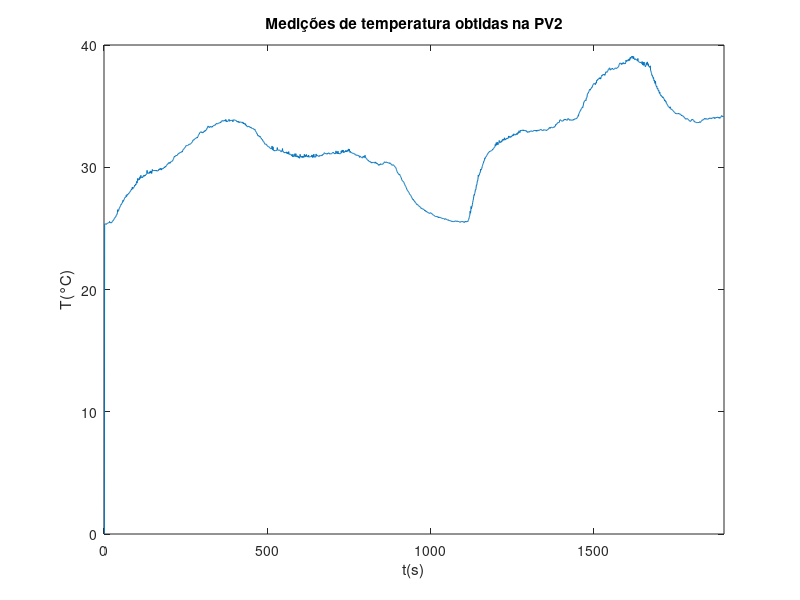

Write MATLAB code to recreate this figure. (Note: this script raises an error after producing the figure.)
%% Dados obtidos
dobtidos = load('exp18092023174722.mat');
plot(dobtidos.pv2(1:end-1));
title('Medições de temperatura obtidas na PV2');
xlim([0, 1900]);
xlabel('t(s)');
ylabel('T(°C)');

%% Aquecimento da Malha 1
pv1_aq = dobtidos.pv1(173:434);
mv1_aq = dobtidos.mv1(173:434);
t = 0:1:length(mv1_aq)-1;

% Função de transferência entre a MV1 e PV1 no aquecimento
[K11_aq, T11_aq, L11_aq] = parametrosFOPTD(pv1_aq - pv1_aq(1), mv1_aq(1) - 20, t(end) - t(end-1));
G11_aq = tf(K11_aq, [T11_aq 1], 'iodelay', L11_aq);
t = 0:1:length(pv1_aq)-1;
Sis_id = lsim(G11_aq, mv1_aq - 20, t);

figure(1);
plot(t,pv1_aq-pv1_aq(1), t, Sis_id);
title('MV1 e PV1 no aquecimento');

% Função de transferência entre a MV1 e PV2 no aquecimento
pv2_aq = dobtidos.pv2(173:434);

[K21_aq, T21_aq, L21_aq] = parametrosFOPTD(pv2_aq - pv2_aq(1), mv1_aq(1) - 20, t(end) - t(end-1));
G21_aq = tf(K21_aq, [T21_aq 1], 'iodelay', L21_aq);
t = 0:1:length(pv2_aq)-1;
Sis_id = lsim(G21_aq, mv1_aq - 20, t);

figure(2);
plot(t,pv2_aq-pv2_aq(1), t, Sis_id);
title('MV1 e PV2 no aquecimento');

%% Resfriamento da Malha 1

pv1_resf = dobtidos.pv1(434:875);
mv1_resf = dobtidos.mv1(434:875);

% Função de transferência entre a MV1 e PV1 no resfriamento
[K11_resf, T11_resf, L11_resf] = parametrosFOPTD(pv1_resf - pv1_resf(1),-10, t(end) - t(end-1));
G11_resf = tf(K11_resf, [T11_resf 1], 'iodelay', L11_resf);
t = 0:1:length(pv1_resf)-1;
Sis_id = lsim(G11_resf, -10*ones(size(t)), t);

figure(3);
plot(t,pv1_resf - pv1_resf(1), t, Sis_id);
title('MV1 e PV1 no resfriamento');

% Função de transferência entre a MV1 e PV2 no resfriamento
pv2_resf = dobtidos.pv2(434:875);

[K21_resf, T21_resf, L21_resf] = parametrosFOPTD(pv2_resf - pv2_resf(1), -10, t(end) - t(end-1));
G21_resf = tf(K21_resf, [T21_resf 1], 'iodelay', L21_resf);
t = 0:1:length(pv2_resf)-1;
Sis_id = lsim(G21_resf, -10*ones(size(t)), t);

figure(4);
plot(t,pv2_resf - pv2_resf(1), t, Sis_id);
title('MV1 e PV2 no resfriamento');

%% Aquecimento da Malha 2

pv1_aq = dobtidos.pv1(1445:1658);
mv2_aq = dobtidos.mv2(1445:1658);
t = 1:1:length(dobtidos.pv1(1:end-1));

% Função de transferência entre a MV2 e PV1 no aquecimento
[K12_aq, T12_aq, L12_aq] = parametrosFOPTD(pv1_aq - pv1_aq(1), mv2_aq(1), t(end) - t(end-1));
G12_aq = tf(K12_aq, [T12_aq 1], 'iodelay', L12_aq);
t = 0:1:length(pv1_aq)-1;
Sis_id = lsim(G12_aq, mv2_aq, t);

figure(5);
plot(t,pv1_aq-pv1_aq(1), t, Sis_id);
title('MV2 e PV1 no aquecimento');

% Função de transferência entre a MV2 e PV2 no aquecimento
pv2_aq = dobtidos.pv2(1445:1658);

[K22_aq, T22_aq, L22_aq] = parametrosFOPTD(pv2_aq - pv2_aq(1), mv2_aq(1), t(end) - t(end-1));
G22_aq = tf(K22_aq, [T22_aq 1], 'iodelay', L22_aq);
t = 0:1:length(pv2_aq)-1;
Sis_id = lsim(G22_aq, mv2_aq, t);

figure(6);
plot(t,pv2_aq-pv2_aq(1), t, Sis_id);
title('MV2 e PV2 no aquecimento');

%% Resfriamento da Malha 2

pv1_resf = dobtidos.pv1(1659:end);
mv2_resf = dobtidos.mv2(1659:end);

% Função de transferência entre a MV2 e PV1 no resfriamento
[K12_resf, T12_resf, L12_resf] = parametrosFOPTD(pv1_resf - pv1_resf(1),-10, t(end) - t(end-1));
G12_resf = tf(K12_resf, [T12_resf 1], 'iodelay', L12_resf);
t = 0:1:length(pv1_resf)-1;
Sis_id = lsim(G12_resf, -10*ones(size(t)), t);

figure(7);
plot(t,pv1_resf - pv1_resf(1), t, Sis_id);
title('MV2 e PV1 no resfriamento');

% Função de transferência entre a MV2 e PV2 no resfriamento
pv2_resf = dobtidos.pv2(1659:end);

[K22_resf, T22_resf, L22_resf] = parametrosFOPTD(pv2_resf - pv2_resf(1), -10, t(end) - t(end-1));
G22_resf = tf(K22_resf, [T22_resf 1], 'iodelay', L22_resf);
t = 0:1:length(pv2_resf)-1;
Sis_id = lsim(G22_resf, -10*ones(size(t)), t);

figure(8);
plot(t,pv2_resf - pv2_resf(1), t, Sis_id);
title('MV2 e PV2 no resfriamento');

%% Modelos médios

pv1 = [pv1_aq, pv1_resf + (pv1_aq(end)-pv1_resf(1))];

% Modelo médio entre a MV1 e PV1
K11_med = (K11_aq + K11_resf)/2;
T11_med = (T11_aq + T11_resf)/2;
L11_med = (L11_aq + L11_resf)/2;

G11_med = tf(K11_med, [T11_med 1], 'iodelay', L11_med);
t = 0:1:length(mv1_aq)-1;
Sis_id_aq = lsim(G11_med, mv1_aq - 20, t);
t = 0:1:length(pv1_resf)-1;
Sis_id_resf = lsim(G11_med, -10*ones(size(t)), t);

Sis_id = [Sis_id_aq', (Sis_id_resf-Sis_id_resf(end))'];
t = 0:1:length(pv1)-1;

figure(9);
plot(t(end-441:end),pv1(end-441:end)-pv1(1), t(end-441:end), Sis_id(end-441:end));
title('MV1 e PV1 modelo médio');

% Modelo médio entre a MV1 e PV2
K21_med = (K21_aq + K21_resf)/2;
T21_med = (T21_aq + T21_resf)/2;
L21_med = (L21_aq + L21_resf)/2;

G21_med = tf(K21_med, [T21_med 1], 'iodelay', L21_med);

% Modelo médio entre a MV2 e PV1
K12_med = (K12_aq + K12_resf)/2;
T12_med = (T12_aq + T12_resf)/2;
L12_med = (L12_aq + L12_resf)/2;

G12_med = tf(K12_med, [T12_med 1], 'iodelay', L12_med);

% Modelo médio entre a MV2 e PV2
K22_med = (K22_aq + K22_resf)/2;
T22_med = (T22_aq + T22_resf)/2;
L22_med = (L22_aq + L22_resf)/2;

G22_med = tf(K22_med, [T22_med 1], 'iodelay', L22_med);

% figure(9);
% plot(t,pv2-pv2(1), t, Sis_id);
% title('MV2 e PV2 modelo médio');

%% Projetando os controladores PI ulizando o método SIMC, com \tau_c = \theta
%% Com base nos parâmetros dos modelos médios de G11 e G22

% PI para o modelo médio de G11
Kp11_SIMC = T11_med/(2*K11_med*L11_med);
Ti11_SIMC = min(T11_med, 8*L11_med);

Cpi11 = pid(Kp11_SIMC, Kp11_SIMC/Ti11_SIMC);
H11_SIMC =feedback(Cpi11*G11_med,1);
step(H11_SIMC);
hold on;
stepinfo(H11_SIMC);
t = 0:1:250;
Sis_id_resf = lsim(H11_SIMC, -1*ones(size(t)), t);
plot(t+250, Sis_id_resf);

% PI para o modelo médio de G22
Kp22 = T22_med/(2*K22_med*L22_med);
Ti22 = min(T22_med, 8*L22_med);

Cpi22 = pid(Kp22, Kp22/Ti22);
H22 =feedback(Cpi22*G22_med,1);
step(H22);
hold on;
stepinfo(H22);

% Controle em malha fechada da PV1
load('exp18092023174722.mat')
plot(pv1(2:end)-pv1(2)); hold on; plot(sp1(2:end)-sp1(2));
xlim([0, 405]);
title('Controle em malha fechada da variável de processo 1');
legend('Temperatura de saída','Temperatura de referência', 'Location', 'best')
xlabel('t(s)');
ylabel('T(°C)');

% Controle em malha fechada da PV2
load('exp18092023174722.mat')
plot(pv2(440:end)-pv2(440)); hold on; plot(sp2(440:end)-sp2(440));
xlim([0, 518]);
title('Controle em malha fechada da variável de processo 2');
legend('Temperatura de saída','Temperatura de referência', 'Location', 'best')
xlabel('t(s)');
ylabel('T(°C)');


%% Otimização dos controlador PI da malha 1

s = tf('s');

% Criterios antes da otimização
MSb=norm(feedback(1,pade(G11_med)*Cpi11),inf)
MTb=norm(feedback(pade(G11_med)*Cpi11,1),inf)
Jvb=norm(feedback(pade(G11_med)/s,Cpi11),inf)
Jub=norm(feedback(Cpi11, pade(G11_med)),inf)

% Critérios de restrição
MS_max=1.5;
MT_max=1.1;
% Jv_max=inf;
Ju_max=100;
Ki11_SIMC = Kp11_SIMC/Ti11_SIMC;
x11_SIMC = [Kp11_SIMC, Ki11_SIMC];
% x = [5 0.1 0.2];
% x = [0,0,0];

% Otimização do controlador por meio da fmincon
lb = [0, 0.085];
ub = [30, 10];
options = optimoptions('fmincon', 'display', 'iter');
x11_SQP=fmincon(@(x) objfun(x,s,G11_med),x11_SIMC,[],[],[],[],...
lb, ub, @(x)confun(x,s,G11_med,MS_max,MT_max,Ju_max), options);

Kp11 = x11_SQP(1); Ki11 = x11_SQP(2);
Kpi11_SQP = Kp11 + Ki11/s;
H11_SQP = feedback(G11_med*Kpi11_SQP,1);

% Critérios após a otimização
Jv11_SQP=norm(feedback(pade(G11_med)/s,Kpi11_SQP),inf)
Ju11_SQP=norm(feedback(Kpi11_SQP, pade(G11_med)),inf)
MS11_SQP=norm(feedback(1,pade(G11_med)*Kpi11_SQP),inf)
MT11_SQP=norm(feedback(pade(G11_med)*Kpi11_SQP,1),inf)
[Gm11_SQP,Pm11_SQP] = margin(G11_med*Kpi11_SQP)
%%
% Otimização do controlador por meio do algoritmo genético
lb = [0, 0.085];
ub = [6, 0.1];
options = optimoptions('ga', 'display', 'iter');
x11_GA = ga(@(x) objfun(x,s,G11_med),2,[],[],[],[],...
lb,ub,@(x)confun(x,s,G11_med,MS_max,MT_max,Ju_max), options);

Kp11 = x11_GA(1); Ki11 = x11_GA(2);
Kpi11_GA = Kp11 + Ki11/s;
H11_GA = feedback(G11_med*Kpi11_GA,1);

% Critérios após a otimização
Jv11_GA=norm(feedback(pade(G11_med)/s,Kpi11_GA),inf)
Ju11_GA=norm(feedback(Kpi11_GA, pade(G11_med)),inf)
MS11_GA=norm(feedback(1,pade(G11_med)*Kpi11_GA),inf)
MT11_GA=norm(feedback(pade(G11_med)*Kpi11_GA,1),inf)

t = 0:1:100;
y11_SIMC = step(H11_SIMC, t);
IAE11_SIMC = sum(abs(1-y11_SIMC))
step(H11_SIMC, t);
hold on;
y11_SQP = step(H11_SQP,t);
IAE11_SQP = sum(abs(1-y11_SQP))
step(H11_SQP,t);
hold on;
y11_GA = step(H11_GA,t);
IAE11_GA = sum(abs(1-y11_GA))
step(H11_GA,t);
legend('SIMC', 'SQP', 'GA', 'Location','southeast');
title('Resposta ao degrau para a malha 1');
Ti11_SQP = x11_SQP(1)/x11_SQP(2);
Ti11_GA  = x11_GA(1)/x11_GA(2);

%% Otimização dos controlador PI da malha 2

s = tf('s');

% Criterios antes da otimização
MSb=norm(feedback(1,pade(G22_med*Cpi22)),inf)
MTb=norm(feedback(pade(G22_med)*Cpi22,1),inf)
Jvb=norm(feedback(pade(G22_med)/s,Cpi22),inf)
Jub=norm(feedback(Cpi22, pade(G22_med)),inf)

% Critérios de restrição
MS_max=1.6;
MT_max=1;
% Jv_max=inf;
Ju_max=100;
Ki22 = Kp22/Ti22;
% x = [Kp22, Ki22, 0];
x = [4, 0.1, 0.2];

% Otimização dos parâmetro do controlador PI
options = optimset('Algorithm','active-set');
x=fmincon(@(x) objfun_J(x),x,[],[],[],[],...
[], [], @(x)confun(x,s,G22_med,MS_max,MT_max,Ju_max), options);

Kp = x(1); Ki = x(2); Kd = x(3);
Kpid2 = Kp + Ki/s + Kd*s/(1+0.01*s);
H = feedback(G22_med*Kpid2,1);

% Critérios após a otimização
MS=norm(feedback(1,pade(G22_med)*Kpid2),inf)
MT=norm(feedback(pade(G22_med)*Kpid2,1),inf)
Jv=norm(feedback(pade(G22_med)/s,Kpid2),inf)
Ju=norm(feedback(Kpid2, pade(G22_med)),inf)

t = 0:1:150;
y22 = step(H22, t);
e_abs22 = abs(1-y22);
IAE22 = sum(e_abs22)
step(H22, t);
title('Resposta ao degrau para a malha 2');
hold on;
y = step(H,t);
e_abs = abs(1-y);
IAE = sum(e_abs)
step(H,t);
legend('SIMC', 'Otimizado', 'Location','southeast');
Kp
Ti = Kp/Ki
Td = Kp/Kd

%% Otimização com controle multivariável

G = [G11_med, G12_med; G21_med, G22_med];
C = [Cpi11, 0; 0, Cpi22];
I = eye(2);

% Criterios antes da otimização
MSb=norm(feedback(I,pade(G)*C),inf)
MTb=norm(feedback(pade(G)*C,I),inf)
Jvb=norm(feedback(pade(G)/s,C),inf)
Jub=norm(feedback(C, pade(G)),inf)

% Critérios de restrição
MS_max=1.6;
MT_max=1.3;
Ju_max=100;
% x1 = [Kp11, Ki11, 0, Kp22, Ki22, 0];
x1 = [3,1,0.2,5,1,0.3];

% Otimização do controlador por meio da fmincon
lb = [0,0,0,0,0,0];
ub = [10,10,5,10,10,5];
options = optimoptions('fmincon', 'display', 'iter');
x2=fmincon(@(x) objfun(x,s,G),x1,[],[],[],[],...
lb, ub, @(x)confun(x,s,G,MS_max,MT_max,Ju_max), options);

Kpid1 = x2(1) + x2(2)/s; + x2(3)*s/(1+0.01*s);
Kpid2 = x2(4) + x2(5)/s; + x2(6)*s/(1+0.01*s);
Kpid  = [Kpid1, 0; 0, Kpid2];

% Critérios após a otimização
MS=norm(feedback(I,pade(G)*Kpid),inf)
MT=norm(feedback(pade(G)*Kpid,I),inf)
Jv=norm(feedback(pade(G)/s,Kpid),inf)
Ju=norm(feedback(Kpid, pade(G)),inf)
